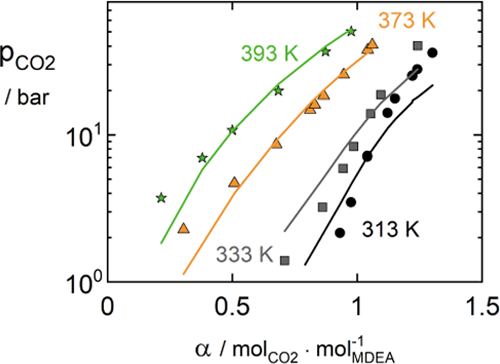
#> input picture analyses/mdea_bulow_reproduction/diagnosis-gap/figure4.png, 500 x 364 px
$ python digitize.py
#> lines starting #> are read from the running program, lines starting #| are printed output that depends on the picture; after the words box and inside, x2 and y2 are one past the last pixel; in counts of white or black regions, pixels touching at a corner belong together
"""Figure 4 orange line: retain largest connected orange trace, discard detached markers."""
import cv2,json,numpy as np
from pathlib import Path
p=Path(__file__).resolve().parent
im=cv2.imread(str(p/'figure4.png'));hsv=cv2.cvtColor(im,cv2.COLOR_BGR2HSV)
#> further down, im is the input picture: shape (364, 500, 3); mean B, G, R 242.1, 243.6, 243.6
#> after `hsv = cv2.cvtColor(im, cv2.COLOR_BGR2HSV)`: hsv: shape (364, 500, 3); mean H, S, V 2.9, 4, 244.4
m=cv2.inRange(hsv,np.array([8,120,110]),np.array([25,255,255]));m[:27,:]=0;m[279:,:]=0;m[:,:112]=0;m[:,375:]=0
#> after `m = cv2.inRange(hsv, np.array([8, 120, 110]), np.array([25, 255, 255])`:
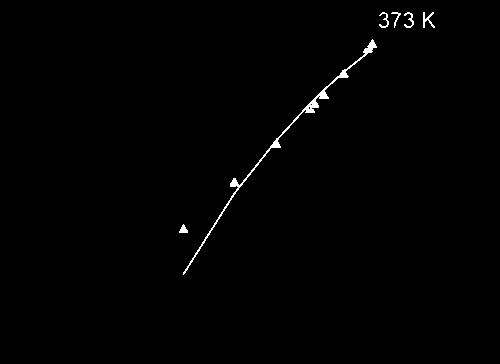
#> m: shape (364, 500); 0.66% white; 6 white regions, box (x1, y1, x2, y2) and area: (183, 39, 377, 275) 909, (423, 12, 435, 28) 78, (404, 12, 414, 28) 62, (379, 12, 389, 28) 58, (179, 224, 188, 233) 50, (391, 12, 401, 28) 43
#> after `m[:27, :] = 0`:
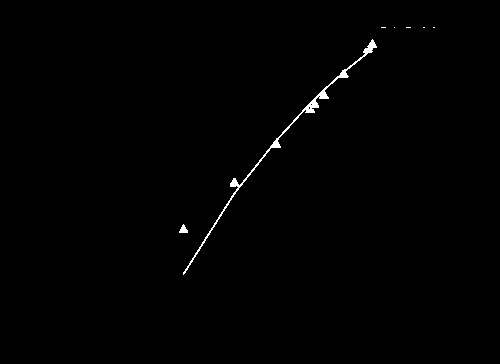
#> m: shape (364, 500); 0.54% white; 7 white regions (5 under 20 px), largest, box (x1, y1, x2, y2) and area: (183, 39, 377, 275) 909, (179, 224, 188, 233) 50
#> after `m[:, 375:] = 0`: m: shape (364, 500); 0.52% white; 2 white regions, box (x1, y1, x2, y2) and area: (183, 39, 375, 275) 903, (179, 224, 188, 233) 50
n,labels,stats,c=cv2.connectedComponentsWithStats(m)
#> labels: shape (364, 500) int32; 3 distinct labels, from 0 to 2
#> n = 3; stats = [[0, 0, 500, 364, 181047], [183, 39, 192, 236, 903], [179, 224, 9, 9, 50]]; c = [[249.3, 181.7], [287.4, 134.9], [183.1, 229.2]]
i=1+np.argmax(stats[1:,cv2.CC_STAT_AREA]);out=np.full_like(im,255);out[labels==i]=im[labels==i]
#> after `i = 1 + np.argmax(stats[1:, cv2.CC_STAT_AREA])`: i = 1
#> after `out[labels == i] = im[labels == i]`:
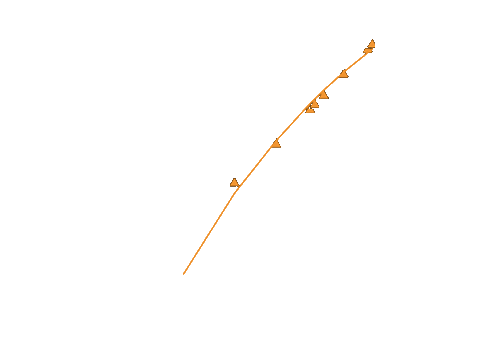
#> out: shape (364, 500, 3); mean B, G, R 254, 254.4, 254.9
cv2.imwrite(str(p/'figure4-orange-trace.png'),out)
print(stats[i].tolist())
#| [183, 39, 192, 236, 903]
